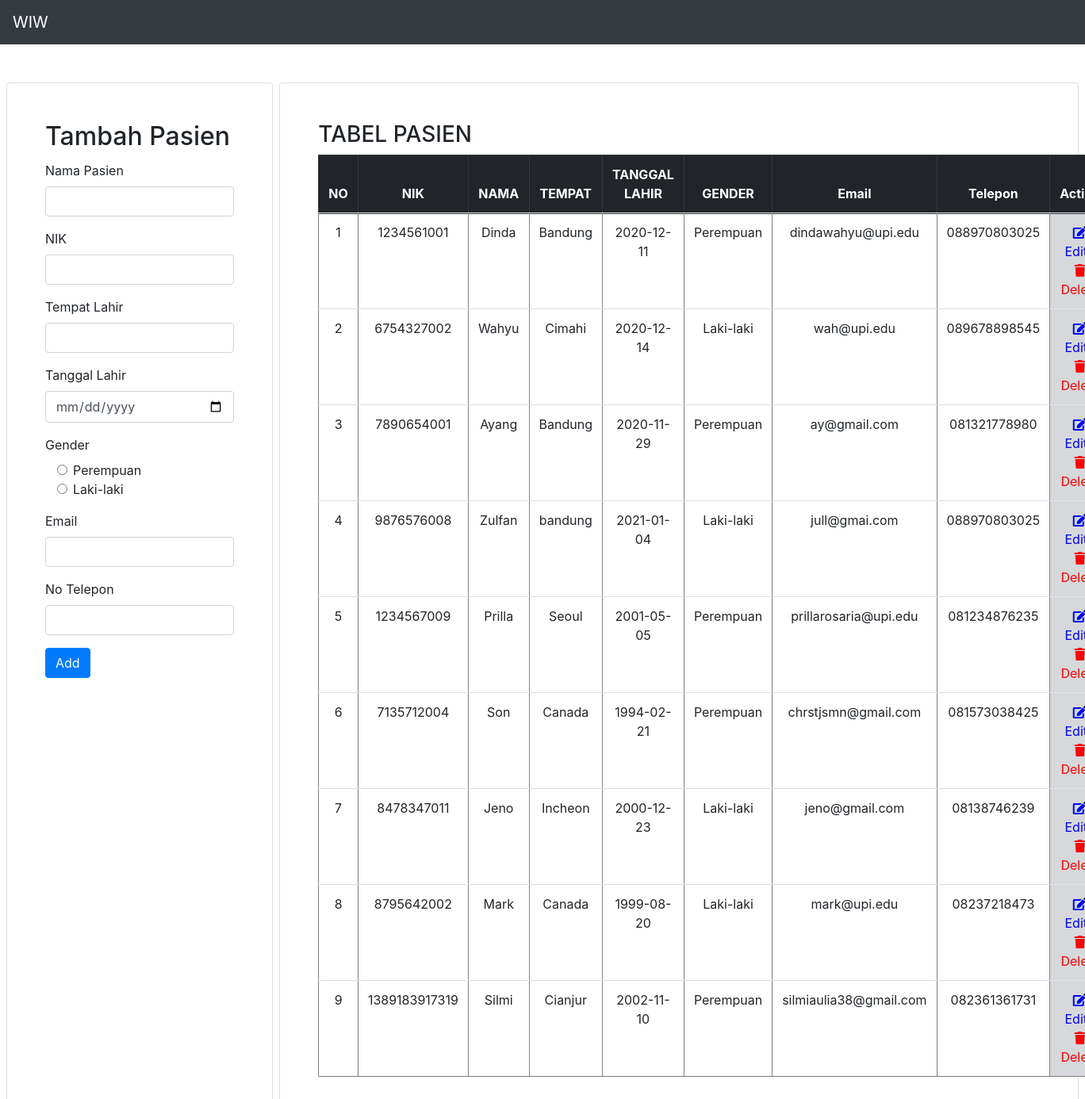
Page /MVP-01/index.php on the committed database.
### tables this page shows
CREATE TABLE `pasien` (
  `id` int(11) NOT NULL,
  `nik` varchar(100) NOT NULL,
  `nama` varchar(100) NOT NULL,
  `tempat` varchar(100) NOT NULL,
  `tl` varchar(100) NOT NULL,
  `gender` varchar(10) NOT NULL,
  `email` varchar(100) NOT NULL,
  `telp` varchar(100) NOT NULL
);

### MVP-01/index.php (called while the page is built, shortened)
<?php
include("model/Template.class.php");
include("model/DB.class.php");
include("view/TampilPasien.php");
$tp = new TampilPasien();
$data = $tp->tampil();
if(empty($_GET['id_edit'])) {
    $tp->addform();
}

### MVP-01/presenter/ProsesPasien.php (called while the page is built, shortened)
<?php
class ProsesPasien implements KontrakPresenter
{
	private $tabelpasien;
	private $data = [];
	function ProsesPasien()
	{
		try {
			$db_host = "localhost";
			$db_user = "root";
			$db_password = "";
			$db_name = "mvp_01";
			$this->tabelpasien = new TabelPasien($db_host, $db_user, $db_password, $db_name);
			$this->data = array();
		} catch (Exception $e) {
			echo "wiw error" . $e->getMessage();
		}
	}
	function prosesDataPasien()
	{
		try {
			$this->tabelpasien->open();
			$this->tabelpasien->getPasien();
			while ($row = $this->tabelpasien->getResult()) {
				$this->data[] = $row;
			}
		} catch (Exception $e) {
			echo "wiw error part 2" . $e->getMessage();
		}
	}
	function getId($i)
	{
		return $this->data[$i]['id'];
	}
	function getNik($i)
	{
		return $this->data[$i]['nik'];
	}
	function getNama($i)
	{
		return $this->data[$i]['nama'];
	}
	function getTempat($i)
	{
		return $this->data[$i]['tempat'];
	}
	function getTl($i)
	{
		return $this->data[$i]['tl'];
	}
	function getGender($i)
	{
		return $this->data[$i]['gender'];
	}
	function getEmail($i)
	{
		return $this->data[$i]['email'];
	}
	function getTelp($i)
	{
		return $this->data[$i]['telp'];
	}
}

### MVP-01/model/DB.class.php (called while the page is built, shortened)
<?php
class DB
{
	var $db_host = 'localhost';
	var $db_user = 'root';
	var $db_password = '';
	var $db_name = 'mvp_01';
	var $db_link = '';
	function DB($db_host = '', $db_user = '', $db_password = '', $db_name = '')
	{
		$this->db_host = $db_host;
		$this->db_user = $db_user;
		$this->db_password = $db_password;
		$this->db_name = $db_name;
	}
	function open()
	{
		$this->db_link = mysqli_connect($this->db_host, $this->db_user, $this->db_password, $this->db_name);
	}
	function execute($query = "")
	{
		$this->result = mysqli_query($this->db_link, $query);
		return $this->result;
	}
}

### MVP-01/model/TabelPasien.class.php (called while the page is built, shortened)
<?php
class TabelPasien extends DB
{
	function getPasien()
	{
		$query = "SELECT * FROM pasien";
		return $this->execute($query);
	}
}

### MVP-01/view/TampilPasien.php (the view, shortened to what this page needs)
<?php
include("presenter/ProsesPasien.php");
class TampilPasien implements KontrakView
{
	private $prosespasien;
	private $data_form = null;
	private $data = null;
	function TampilPasien()
	{
		$this->prosespasien = new ProsesPasien();
	}
	function tampil()
	{
		$this->prosespasien->prosesDataPasien();
		for ($i = 0; $i < $this->prosespasien->getSize(); $i++) {
			$no = $i + 1;
			$this->data .= "<tr>
			<td>" . $no . "</td>
			<td>" . $this->prosespasien->getNik($i) . "</td>
			<td>" . $this->prosespasien->getNama($i) . "</td>
			<td>" . $this->prosespasien->getTempat($i) . "</td>
			<td>" . $this->prosespasien->getTl($i) . "</td>
			<td>" . $this->prosespasien->getGender($i) . "</td>
			<td>" . $this->prosespasien->getEmail($i) . "</td>
			<td>" . $this->prosespasien->getTelp($i) . "</td>
			<td class='table-secondary' align='center'>
				<a href='index.php?id_edit=". $this->prosespasien->getId($i) . "' id='text-edit' class='text-edit'><i id='edit' class='fa fa-fw fa-edit'></i> Edit</a> |
				<a href='index.php?id_hapus=". $this->prosespasien->getId($i) . "' id='text-delete' class='text-delete'><i id='delete' class='fa fa-fw fa-trash'></i> Delete</a>
			</td>";
		}
	}
	function addform()
	{
		$this->data_form .= "<h2 class='card-title'>Tambah Pasien</h2>
				<form action='". $this->prosespasien->prosesAdd() ."' method='POST'>
					<div class='form-row'>
						<div class='form-group col'>
						<label for='nama'>Nama Pasien</label>
						<input type='text' class='form-control' name='nama' required />
						</div>
					</div>
					<div class='form-row'>
						<div class='form-group col'>
						<label for='nik'>NIK</label>
						<input type='text' class='form-control' name='nik' required />
						</div>
					</div>
					<div class='form-row'>
						<div class='form-group col'>
						<label for='tempat'>Tempat Lahir</label>
						<input type='text' class='form-control' name='tempat' required />
						</div>
					</div>
					<div class='form-row'>
						<div class='form-group col'>
						<label for='tl'>Tanggal Lahir</label>
						<input class='form-control' type='date' name='tl' required />
						</div>
					</div>
					<div class='row'>
						<div class='form-group col'>
						<label for='gender'>Gender</label>
						<div class='col-sm-10'>
							<div class='form-check'>
							<input class='form-check-input' type='radio' name='gender' id='gender' value='Perempuan' />
							<label class='form-check-label' for='gender'>Perempuan</label>
							</div>
							<div class='form-check'>
							<input class='form-check-input' type='radio' name='gender' id='gender' value='Laki-laki' />
							<label class='form-check-label' for='gender'>Laki-laki</label>
							</div>
						</div>
						</div>
					</div>
					<div class='form-row'>
						<div class='form-group col'>
						<label for='email'>Email</label>
						<input type='email' class='form-control' name='email' required />
						</div>
					</div>
					<div class='form-row'>
						<div class='form-group col'>
						<label for='telp'>No Telepon</label>
						<input type='text' class='form-control' name='telp' required />
						</div>
					</div>
					<button type='submit' name='add' class='btn btn-primary'>Add</button>
				</form>";
	}
}

### MVP-01/model/Template.class.php (shortened to what this page needs)
<?php
class Template{
	var $content = '';
	function Template($filename = ''){
		$this->content = implode('', @file($filename));
	}
	function clear(){
		$this->content = preg_replace("/DATA_[A-Z|_|0-9]+/", "", $this->content);
	}
	function write(){
		print $this->content;
	}
	function replace($old = '', $new = ''){
		if(is_int($new)){
			$value = sprintf("%d", $new);
		}elseif(is_float($new)){
			$value = sprintf("%f", $new);
		}elseif(is_array($new)){
			$value = '';
			foreach( $new as $item){
				$value .= $item. '';
			}
		}else{
			$value = $new;
		}
		$this->content = preg_replace("/$old/",  $value, $this->content);
	}
}

### rows in the picture
pasien: nik "1234561001", nama "Dinda", tempat "Bandung", tl "2020-12-11", gender "Perempuan", email "dindawahyu@upi.edu", telp "088970803025"
pasien: nik "6754327002", nama "Wahyu", tempat "Cimahi", tl "2020-12-14", gender "Laki-laki", email "wah@upi.edu", telp "089678898545"
pasien: nik "7890654001", nama "Ayang", tempat "Bandung", tl "2020-11-29", gender "Perempuan", email "ay@gmail.com", telp "081321778980"
pasien: nik "9876576008", nama "Zulfan", tempat "bandung", tl "2021-01-04", gender "Laki-laki", email "jull@gmai.com", telp "088970803025"
pasien: nik "1234567009", nama "Prilla", tempat "Seoul", tl "2001-05-05", gender "Perempuan", email "prillarosaria@upi.edu", telp "081234876235"
pasien: nik "7135712004", nama "Son", tempat "Canada", tl "1994-02-21", gender "Perempuan", email "chrstjsmn@gmail.com", telp "081573038425"
pasien: nik "8478347011", nama "Jeno", tempat "Incheon", tl "2000-12-23", gender "Laki-laki", email "jeno@gmail.com", telp "08138746239"
pasien: nik "8795642002", nama "Mark", tempat "Canada", tl "1999-08-20", gender "Laki-laki", email "mark@upi.edu", telp "08237218473"
pasien: nik "1389183917319", nama "Silmi", tempat "Cianjur", tl "2002-11-10", gender "Perempuan", email "silmiaulia38@gmail.com", telp "082361361731"

### other values in the picture
$no "1 2 3 4 5 6 7 8 9"
